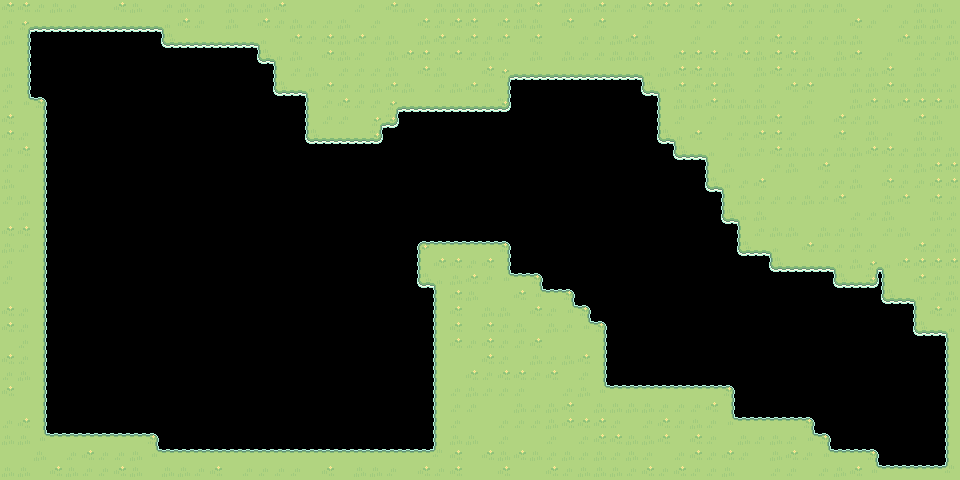

This is a level from a 2D game, rendered from its Tiled map with the project's own tilesets. A one-line summary and the complete map file follow:
An orthogonal 60x30 tile map with 16x16 px tiles, 1 tile layer (terrain), 2 tilesets and 4 objects (finish-line, ball-spawn, no-build, boost).

<map version="1.10" tiledversion="1.12.2" orientation="orthogonal" renderorder="right-down" width="60" height="30" tilewidth="16" tileheight="16" infinite="0" nextlayerid="3" nextobjectid="9">
 <properties>
  <property name="boost_line-capacity" type="float" value="20000" />
  <property name="cannon-count" type="int" value="3" />
  <property name="line-capacity" type="float" value="20000" />
 </properties>
 <tileset firstgid="1" source="tileset.tsx" />
 <tileset firstgid="289" source="../act-3/tileset.tsx" />
 <layer id="1" name="terrain" width="60" height="30">
  <data encoding="csv">
303,303,304,302,304,301,301,303,302,301,304,302,304,301,302,304,302,303,301,301,301,301,304,301,303,302,301,302,302,302,302,304,302,303,301,302,302,303,304,304,303,303,304,303,301,303,304,301,302,304,302,304,302,301,301,304,301,302,302,301,
304,343,370,370,370,370,370,370,370,370,342,303,304,301,302,301,303,304,302,304,304,302,301,304,301,301,303,304,303,303,301,303,302,302,301,303,301,303,301,301,304,301,301,304,304,301,304,304,304,301,304,301,301,303,304,301,304,302,302,304,
302,348,0,0,0,0,0,0,0,0,369,370,370,370,370,370,342,301,303,304,303,302,303,304,302,301,302,303,304,303,304,303,301,303,301,301,304,304,302,303,302,301,301,304,301,301,304,304,303,304,304,304,302,302,301,301,303,302,304,302,
301,348,0,0,0,0,0,0,0,0,0,0,0,0,0,0,369,342,302,301,303,302,304,301,302,303,303,304,303,304,302,304,301,302,301,302,304,304,302,302,302,301,303,303,303,304,303,302,303,303,302,301,302,303,301,304,301,304,304,302,
302,348,0,0,0,0,0,0,0,0,0,0,0,0,0,0,0,321,304,302,301,304,304,304,302,301,303,302,301,301,303,343,370,370,370,370,370,370,370,370,342,302,303,303,302,302,301,302,303,304,304,302,302,304,302,303,301,302,304,301,
304,348,0,0,0,0,0,0,0,0,0,0,0,0,0,0,0,369,370,342,303,304,304,302,303,302,301,304,302,303,302,348,0,0,0,0,0,0,0,0,369,342,303,304,303,302,301,304,301,303,303,301,301,302,302,303,302,302,302,304,
304,319,300,0,0,0,0,0,0,0,0,0,0,0,0,0,0,0,0,321,304,303,304,304,343,370,370,370,370,370,370,372,0,0,0,0,0,0,0,0,0,321,302,302,303,302,302,302,304,301,304,301,301,302,303,302,303,303,303,302,
303,301,348,0,0,0,0,0,0,0,0,0,0,0,0,0,0,0,0,321,304,304,301,343,372,0,0,0,0,0,0,0,0,0,0,0,0,0,0,0,0,321,304,301,304,301,302,302,303,301,302,301,303,304,302,301,301,303,302,301,
303,304,348,0,0,0,0,0,0,0,0,0,0,0,0,0,0,0,0,369,370,370,370,372,0,0,0,0,0,0,0,0,0,0,0,0,0,0,0,0,0,369,342,303,301,304,304,303,303,304,301,301,303,301,302,304,301,302,302,301,
304,303,348,0,0,0,0,0,0,0,0,0,0,0,0,0,0,0,0,0,0,0,0,0,0,0,0,0,0,0,0,0,0,0,0,0,0,0,0,0,0,0,369,370,342,301,302,304,303,302,302,304,302,302,303,303,304,302,304,302,
304,304,348,0,0,0,0,0,0,0,0,0,0,0,0,0,0,0,0,0,0,0,0,0,0,0,0,0,0,0,0,0,0,0,0,0,0,0,0,0,0,0,0,0,321,302,301,301,304,302,301,303,301,304,301,304,304,302,303,303,
302,301,348,0,0,0,0,0,0,0,0,0,0,0,0,0,0,0,0,0,0,0,0,0,0,0,0,0,0,0,0,0,0,0,0,0,0,0,0,0,0,0,0,0,369,342,304,303,301,301,301,304,304,302,301,303,304,304,303,303,
304,302,348,0,0,0,0,0,0,0,0,0,0,0,0,0,0,0,0,0,0,0,0,0,0,0,0,0,0,0,0,0,0,0,0,0,0,0,0,0,0,0,0,0,0,321,302,304,304,304,302,304,303,301,301,302,303,301,303,304,
301,304,348,0,0,0,0,0,0,0,0,0,0,0,0,0,0,0,0,0,0,0,0,0,0,0,0,0,0,0,0,0,0,0,0,0,0,0,0,0,0,0,0,0,0,369,342,302,301,301,301,301,301,304,304,302,301,301,302,304,
303,303,348,0,0,0,0,0,0,0,0,0,0,0,0,0,0,0,0,0,0,0,0,0,0,0,0,0,0,0,0,0,0,0,0,0,0,0,0,0,0,0,0,0,0,0,321,304,302,302,301,302,304,302,301,304,302,301,304,304,
302,304,348,0,0,0,0,0,0,0,0,0,0,0,0,0,0,0,0,0,0,0,0,0,0,0,297,299,299,299,299,300,0,0,0,0,0,0,0,0,0,0,0,0,0,0,369,370,342,301,303,304,304,304,304,301,301,303,304,302,
304,301,348,0,0,0,0,0,0,0,0,0,0,0,0,0,0,0,0,0,0,0,0,0,0,0,321,303,303,304,303,348,0,0,0,0,0,0,0,0,0,0,0,0,0,0,0,0,369,370,370,370,342,302,343,342,303,303,303,303,
304,301,348,0,0,0,0,0,0,0,0,0,0,0,0,0,0,0,0,0,0,0,0,0,0,0,369,342,302,303,304,319,299,300,0,0,0,0,0,0,0,0,0,0,0,0,0,0,0,0,0,0,369,370,372,321,301,303,304,302,
301,301,348,0,0,0,0,0,0,0,0,0,0,0,0,0,0,0,0,0,0,0,0,0,0,0,0,321,303,302,301,301,303,319,299,300,0,0,0,0,0,0,0,0,0,0,0,0,0,0,0,0,0,0,0,369,370,342,304,302,
303,304,348,0,0,0,0,0,0,0,0,0,0,0,0,0,0,0,0,0,0,0,0,0,0,0,0,321,303,301,302,302,301,303,304,319,300,0,0,0,0,0,0,0,0,0,0,0,0,0,0,0,0,0,0,0,0,321,303,304,
303,304,348,0,0,0,0,0,0,0,0,0,0,0,0,0,0,0,0,0,0,0,0,0,0,0,0,321,303,301,303,304,302,301,302,304,319,300,0,0,0,0,0,0,0,0,0,0,0,0,0,0,0,0,0,0,0,369,370,342,
301,304,348,0,0,0,0,0,0,0,0,0,0,0,0,0,0,0,0,0,0,0,0,0,0,0,0,321,303,304,303,304,304,303,301,301,301,348,0,0,0,0,0,0,0,0,0,0,0,0,0,0,0,0,0,0,0,0,20,321,
303,304,348,0,0,0,0,0,0,0,0,0,0,0,0,0,0,0,0,0,0,0,0,0,0,0,0,321,301,301,303,304,301,302,304,302,303,348,0,0,0,0,0,0,0,0,0,0,0,0,0,0,0,0,0,0,0,0,20,321,
304,302,348,0,0,0,0,0,0,0,0,0,0,0,0,0,0,0,0,0,0,0,0,0,0,0,0,321,301,303,304,303,303,304,303,301,304,348,0,0,0,0,0,0,0,0,0,0,0,0,0,0,0,0,0,0,0,0,20,321,
303,301,348,0,0,0,0,0,0,0,0,0,0,0,0,0,0,0,0,0,0,0,0,0,0,0,0,321,304,302,304,304,304,301,301,304,302,319,299,299,299,299,299,299,299,300,0,0,0,0,0,0,0,0,0,0,0,0,0,321,
301,301,348,0,0,0,0,0,0,0,0,0,0,0,0,0,0,0,0,0,0,0,0,0,0,0,0,321,304,304,301,301,302,304,302,303,301,302,302,302,302,304,304,304,303,348,0,0,0,0,0,0,0,0,0,0,0,0,0,321,
304,303,348,0,0,0,0,0,0,0,0,0,0,0,0,0,0,0,0,0,0,0,0,0,0,0,0,321,304,301,301,304,304,304,302,303,303,303,304,301,304,303,304,302,304,319,299,299,299,299,300,0,0,0,0,0,0,0,0,321,
302,302,319,299,299,299,299,299,299,300,0,0,0,0,0,0,0,0,0,0,0,0,0,0,0,0,0,321,302,302,301,304,301,301,304,301,304,303,303,302,302,303,301,303,304,301,302,304,302,304,319,300,0,0,0,0,0,0,0,321,
301,301,302,301,304,303,304,304,302,319,299,299,299,299,299,299,299,299,299,299,299,299,299,299,299,299,299,318,303,301,303,302,303,302,304,302,304,302,304,302,304,301,304,303,304,303,304,301,302,303,304,319,299,299,300,0,0,0,0,321,
302,302,301,303,302,304,304,303,302,301,302,302,304,303,301,304,304,304,304,301,303,301,302,302,304,301,303,304,303,301,301,303,301,301,303,304,302,302,302,304,303,304,303,304,304,302,301,301,304,304,301,304,302,303,319,299,299,299,299,318
</data>
 </layer>
 <objectgroup id="2" name="game">
  <object id="2" name="finish-line" x="913.333" y="338.667">
   <polygon points="0,0 -1.33333,122.667 28,122.667 28,-2.66667" />
  </object>
  <object id="3" name="ball-spawn" x="74.3333" y="66.6667">
   <point />
  </object>
  <object id="7" name="no-build" x="324" y="66.6667">
   <polygon points="0,0 272,2.66667 196,170.667 109.333,172" />
  </object>
  <object id="8" name="boost" x="320.667" y="68">
   <polygon points="0,0 121.333,185.333 128.667,378 -24.6667,378" />
  </object>
 </objectgroup>
</map>
